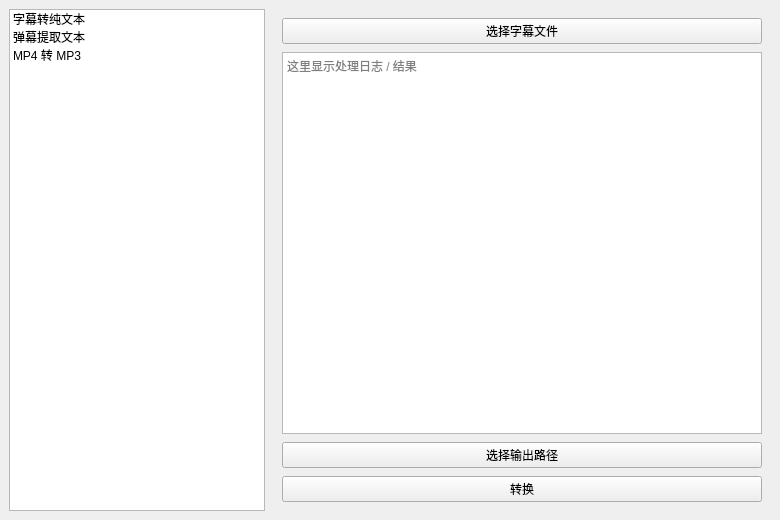
<?xml version="1.0" encoding="UTF-8"?>
<ui version="4.0">
 <class>MainWindow</class>
 <widget class="QMainWindow" name="MainWindow">
  <property name="geometry">
   <rect>
    <x>0</x>
    <y>0</y>
    <width>780</width>
    <height>520</height>
   </rect>
  </property>
  <property name="windowTitle">
   <string>工具箱</string>
  </property>
  <widget class="QWidget" name="centralwidget">
   <layout class="QHBoxLayout" name="horizontalLayout_root">
    <property name="spacing">
     <number>8</number>
    </property>
    <property name="contentsMargins">
     <rect><x>8</x><y>8</y><width>8</width><height>8</height></rect>
    </property>
    <item>
     <widget class="QListWidget" name="menuList">
      <property name="minimumWidth">
       <number>160</number>
      </property>
      <property name="maximumWidth">
       <number>220</number>
      </property>
      <property name="sizePolicy">
       <sizepolicy hsizetype="Preferred" vsizetype="Expanding">
        <horstretch>0</horstretch><verstretch>0</verstretch>
       </sizepolicy>
      </property>
      <item>
       <property name="text">
        <string>字幕转纯文本</string>
       </property>
      </item>
      <item>
       <property name="text">
        <string>弹幕提取文本</string>
       </property>
      </item>
      <item>
       <property name="text">
        <string>MP4 转 MP3</string>
       </property>
      </item>
     </widget>
    </item>
    <item>
     <widget class="QStackedWidget" name="stackedWidget">
      <property name="currentIndex">
       <number>0</number>
      </property>

      <!-- 页：字幕转纯文本 -->
      <widget class="QWidget" name="page_subtitle">
       <layout class="QVBoxLayout" name="verticalLayout_subtitle">
        <property name="spacing"><number>8</number></property>
        <item>
         <widget class="QPushButton" name="btn_select_subtitle">
          <property name="text"><string>选择字幕文件</string></property>
         </widget>
        </item>
        <item>
         <widget class="QTextEdit" name="txt_output_subtitle">
          <property name="sizePolicy">
           <sizepolicy hsizetype="Expanding" vsizetype="Expanding">
            <horstretch>1</horstretch><verstretch>1</verstretch>
           </sizepolicy>
          </property>
          <property name="placeholderText">
           <string>这里显示处理日志 / 结果</string>
          </property>
         </widget>
        </item>
        <item>
         <widget class="QPushButton" name="btn_select_output_subtitle">
          <property name="text"><string>选择输出路径</string></property>
         </widget>
        </item>
        <item>
         <widget class="QPushButton" name="btn_convert_subtitle">
          <property name="text"><string>转换</string></property>
         </widget>
        </item>
       </layout>
      </widget>

      <!-- 页：弹幕提取文本（改为布局版本） -->
      <widget class="QWidget" name="page_danmu">
       <layout class="QVBoxLayout" name="verticalLayout_danmu">
        <property name="spacing"><number>8</number></property>
        <item>
         <widget class="QPushButton" name="btn_select_danmu">
          <property name="text"><string>选择弹幕文件</string></property>
         </widget>
        </item>
        <item>
         <widget class="QTextEdit" name="txt_output_danmu">
          <property name="sizePolicy">
           <sizepolicy hsizetype="Expanding" vsizetype="Expanding">
            <horstretch>1</horstretch><verstretch>1</verstretch>
           </sizepolicy>
          </property>
          <property name="placeholderText">
           <string>这里显示提取的弹幕或处理日志</string>
          </property>
         </widget>
        </item>
        <item>
         <widget class="QPushButton" name="btn_select_output_danmu">
          <property name="text"><string>选择输出路径</string></property>
         </widget>
        </item>
        <item>
         <widget class="QPushButton" name="btn_convert_danmu">
          <property name="text"><string>转换</string></property>
         </widget>
        </item>
       </layout>
      </widget>

      <!-- 页：MP4 转 MP3 -->
      <widget class="QWidget" name="page_mp4">
       <layout class="QVBoxLayout" name="verticalLayout_mp4">
        <property name="spacing"><number>8</number></property>
        <item>
         <widget class="QPushButton" name="btn_select_mp4">
          <property name="text"><string>选择 MP4 文件</string></property>
         </widget>
        </item>
        <item>
         <widget class="QTextEdit" name="txt_output_mp4">
          <property name="sizePolicy">
           <sizepolicy hsizetype="Expanding" vsizetype="Expanding">
            <horstretch>1</horstretch><verstretch>1</verstretch>
           </sizepolicy>
          </property>
          <property name="placeholderText">
           <string>这里显示处理日志 / 结果</string>
          </property>
         </widget>
        </item>
        <item>
         <widget class="QPushButton" name="btn_select_output_mp3">
          <property name="text"><string>选择输出路径</string></property>
         </widget>
        </item>
        <item>
         <widget class="QPushButton" name="btn_convert_mp4">
          <property name="text"><string>转换</string></property>
         </widget>
        </item>
        <item>
         <widget class="QProgressBar" name="progress_mp4">
          <property name="value"><number>0</number></property>
          <property name="textVisible"><bool>true</bool></property>
         </widget>
        </item>
       </layout>
      </widget>

     </widget>
    </item>
   </layout>
  </widget>
 </widget>
 <resources/>
 <connections/>
</ui>
